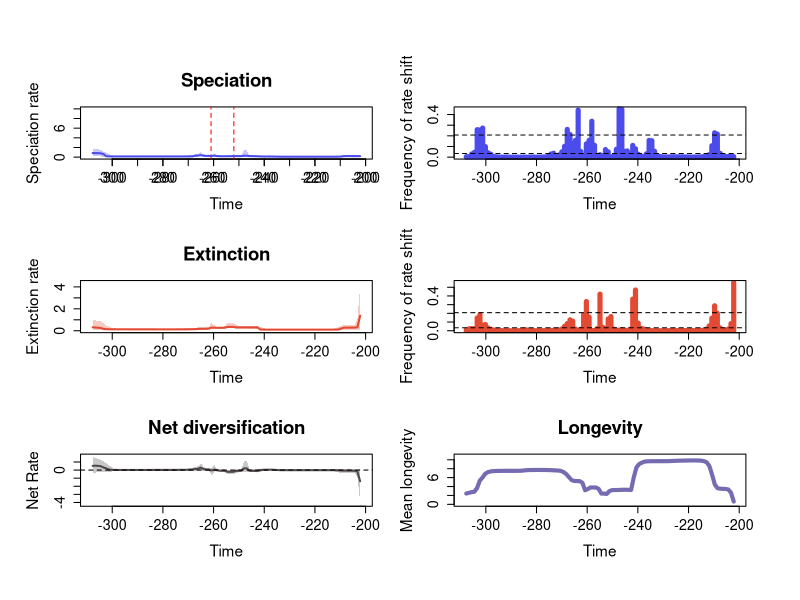

Source code (R):


pdf(file='C:/Users/SimoesLabAdmin/Documents/BDNN_Arielli/synapsida/mcmc_no_predictors/A_rjmcmc_sampled_every_20k/RTT_plots_final.pdf', width=11, height=11)
# Note: reducing the width of the pdf by any more will force the x axis tick labels back to every 20 ma from the custom 10 ma
par(mfrow=c(3,2), cex.main=1.7, cex.lab=1.4, cex.axis=1.3,
    oma=c(2, 2, 4, 2))     # outer margins for the entire figure
library(scales)

# Define custom tick positions at 10 MY intervals
x_ticks <- seq(-300, -200, by=10)
x_tick_labels <- abs(x_ticks)

# Calculate positions for the mass extinction events
perm_trias_extinction = -252 # End-Permian mass extinction (252 Ma)
guadalupian_extinction = -261 # Guadalupian extinction (261 Ma)

time=c(-202.15980177, -203.22606131000003,-204.29232085,-205.35858039,-206.42483993000002,-207.49109947,-208.55735901000003,-209.62361855,-210.68987809000004,-211.75613763,-212.82239717,-213.88865671000002,-214.95491625,-216.02117579000003,-217.08743533,-218.15369487000004,-219.21995441,-220.28621395,-221.35247349000002,-222.41873303,-223.48499257000003,-224.55125211,-225.61751165000004,-226.68377119000002,-227.75003073,-228.81629027000002,-229.88254981,-230.94880935000003,-232.01506889,-233.08132842999999,-234.14758797000002,-235.21384751,-236.28010705000003,-237.34636659,-238.41262613000004,-239.47888567,-240.54514521,-241.61140475000002,-242.67766429,-243.74392383000003,-244.81018337,-245.87644291000004,-246.94270245,-248.00896199,-249.07522153000002,-250.14148107,-251.20774061000003,-252.27400015,-253.34025969000004,-254.40651923000001,-255.47277877,-256.53903831,-257.60529785,-258.67155739000003,-259.73781693,-260.80407647,-261.87033601,-262.93659555,-264.00285509,-265.06911463,-266.13537417000003,-267.20163371,-268.26789325,-269.33415279,-270.40041233,-271.46667186999997,-272.53293141,-273.59919095000004,-274.66545049,-275.73171003,-276.79796957,-277.86422911,-278.93048865,-279.99674819,-281.06300773000004,-282.12926727,-283.19552681,-284.26178635,-285.32804589,-286.39430543,-287.46056497,-288.52682451000004,-289.59308405,-290.65934359,-291.72560313,-292.79186267,-293.85812221,-294.92438175,-295.99064129000004,-297.05690083,-298.12316037,-299.18941991,-300.25567945,-301.32193899,-302.38819853,-303.45445807000004,-304.52071761,-305.58697715,-306.65323669,-307.71949623)
rate=c(0.20796762396500365, 0.20766679887449715,0.2101375871435917,0.21168803596742553,0.21269096279219235,0.21291474661665094,0.20399091962747742,0.12720317707832302,0.10503837650011404,0.09614447495496997,0.09422744868470204,0.09349567082960046,0.09316486958631787,0.09306171312342326,0.09301855634436387,0.09302418504960407,0.09303579409332255,0.09310245859941212,0.09322079460437313,0.09334461299643511,0.09354517851520205,0.0937424425579432,0.09399949581688385,0.0942799725999955,0.09457986988302908,0.09468569412911594,0.09478753397964187,0.09492540662417218,0.09531807569716022,0.09627359218398832,0.0991834231437475,0.10881895386263982,0.12457085230026213,0.1318645416343191,0.13295252555384324,0.13419385239014517,0.13692181375014043,0.1474432789049239,0.18985373143042378,0.19727928033232195,0.21058068485197756,0.2180082777927044,0.29147321710454255,0.2840505279321833,0.21623547030728502,0.21393166813862474,0.21358640978582083,0.2130678696151146,0.19895663096800442,0.19546515839393303,0.19101985208488081,0.1910780673734374,0.1951455894640577,0.2314257665351939,0.30190837884510596,0.26166190068229717,0.25606025346090355,0.2576201427290292,0.31480191979880934,0.3945635621902289,0.3353905547504395,0.31095728218147667,0.17590414072106741,0.1561455079970681,0.15191609340567364,0.1497289733291343,0.1492019151574226,0.14861891109265207,0.14698958588187916,0.1462932303128907,0.14613021761610834,0.14605603972028536,0.14602511201461504,0.1460168566523532,0.14602200442190397,0.14606642307521955,0.14610279941441673,0.1461163214780764,0.1461102754401429,0.14611082508320772,0.14611012039760268,0.14610967820378198,0.14610587806697034,0.14609635375624305,0.1460887684352624,0.14607374875777862,0.1460767767856696,0.14608934514532085,0.14611979684064086,0.14623513315598108,0.14653363140348663,0.14772907767477256,0.14934598261620363,0.15527538097149884,0.1918185060469303,0.6269305568919246,0.7966103822203912,0.8243147170204428,0.8429759695678014,0.8438357429413552)
minHPD=c(0.0768943748744174, 0.07759585291109931,0.07835882624604115,0.07905088387474705,0.07851966021047276,0.07905088387474705,0.07289422283988767,0.048194609730144576,0.039765300181599156,0.03845828469233687,0.042972415586223875,0.044798501892353564,0.04411802272479986,0.044665025581000196,0.04482805220885506,0.04515927009818011,0.0453330247440287,0.04483341814206473,0.04494190654018587,0.04569018382700499,0.04572629837914798,0.0455320193906466,0.04553666781656226,0.044936772503708956,0.044807159323282435,0.0455320193906466,0.04514545711772151,0.04484607789105739,0.04516077052275215,0.04492099533044749,0.04185372916623322,0.047995366444023725,0.06934587340852706,0.07633840809055153,0.07828766516451989,0.078942017690489,0.07893464227840243,0.07998447882917319,0.07894668028705397,0.0823954103680885,0.08921458473105816,0.08694143277627796,0.09652051440582843,0.12864142029923623,0.1207791617933448,0.121735188225771,0.1207791617933448,0.12119451829810914,0.11185066050513932,0.1134267850332581,0.10646464895740482,0.10614555127151859,0.10077728944311788,0.13717255421979418,0.17112614122512343,0.11101455615033948,0.11131171297842146,0.1110357778242096,0.09979938590698119,0.20848061814815885,0.12390033646884258,0.11598557724369375,0.10367159804679568,0.10389314946744818,0.10175165734803149,0.09732700949087068,0.09616608309865594,0.08902081654153314,0.0994553118176836,0.10261880024986388,0.10251443230185399,0.10133961684066378,0.10175165734803149,0.10184901708773189,0.10204663389848598,0.102250008493835,0.10245984248590964,0.10252231205722617,0.10253927801407205,0.10251443230185399,0.10251443230185399,0.10246180144182915,0.10242129460027306,0.10233435085176491,0.10223152885773121,0.10209840634284183,0.1018162937612192,0.10155929481761443,0.10240940890170434,0.10175165734803149,0.10133961684066378,0.09563065402259772,0.08936525115135471,0.09117665824663747,0.09992597846904823,0.10528664406738539,0.12822070175942932,0.3292412171621953,0.3394789633107799,0.3422578161279379)
maxHPD=c(0.3794781254648623, 0.37688966022350573,0.3753595732193221,0.37685157984000295,0.37941859589109045,0.38429020353291304,0.3866462360139265,0.34373450985548754,0.2699347795828436,0.15722228971581734,0.14656708420259604,0.14471169710626947,0.14231541772341838,0.14232003257329645,0.14202814984960746,0.14209620427361466,0.14209414232256085,0.14135207211460424,0.1413236079239283,0.1420268075688765,0.14209620427361466,0.1420320976275001,0.14229352635982637,0.14209620427361466,0.14232558078869326,0.14330452969935673,0.14328852926286736,0.1433998249992334,0.14470838249283638,0.14771113392238153,0.1602531774136245,0.2259382717319704,0.25198571073105586,0.25204872986654053,0.25368055134618944,0.2544117029356372,0.2551746381829326,0.2628861321918233,0.3236361075900059,0.333464348056029,0.3666545124733737,0.4107930956925239,1.4037704429443751,1.3741326872328534,0.36643224218692744,0.3505787688833488,0.34814382825986484,0.3476785902313394,0.27939416083812146,0.2733100544158744,0.2711095791260178,0.2715207340711895,0.2806030851752576,0.36804793375576234,0.7967249996308864,0.4041349013964623,0.3962109745265074,0.3968641080819756,0.5977799640358299,1.018932953197029,0.6272632024136904,0.544317075888178,0.398743212605749,0.3446526964687403,0.3324107078189649,0.32083964739721477,0.3140679190694435,0.28526284990293843,0.20881677993598916,0.20148160927338268,0.19981788040402462,0.1980913200332915,0.19822523958335844,0.19821389464761777,0.19821389464761777,0.19821389464761777,0.19821389464761777,0.19821389464761777,0.19822523958335844,0.19821356983995364,0.1982445742341141,0.19821389464761777,0.19821389464761777,0.19821389464761777,0.19821389464761777,0.19827520720283504,0.19821356983995364,0.19821389464761777,0.19941204527990364,0.19982161000977583,0.20248277222513614,0.22041487521381647,0.4459590151606513,0.6801058617310471,0.9527086662209635,1.163876768555937,1.4593715893969958,1.7053078110211857,1.6985430638167298,1.7073269714118504)
remove_na = !is.na(rate)
time = time[remove_na]
plot(time,time,type = 'n', ylim = c(0, 10), xlim = c(-308.252626,-201.626672), ylab = 'Speciation rate', xlab = 'Time',main='Speciation' )

axis(1, at=x_ticks, labels=x_tick_labels, cex.axis=1.3) # Custom x-axis with 10MY interval ticks
# Add vertical lines for mass extinction events
abline(v=perm_trias_extinction, col="red", lty=2) 
abline(v=guadalupian_extinction, col="red", lty=2)

polygon(c(time, rev(time)), c(maxHPD[remove_na], rev(minHPD[remove_na])), col = alpha('#4c4cec',0.3), border = NA)
lines(time,rate[remove_na], col = '#4c4cec', lwd=2)
mids=c(-202.16518691919194, -203.24221675757576,-204.3192465959596,-205.39627643434343,-206.47330627272729,-207.5503361111111,-208.62736594949496,-209.7043957878788,-210.78142562626263,-211.85845546464648,-212.9354853030303,-214.01251514141416,-215.08954497979798,-216.16657481818183,-217.24360465656565,-218.3206344949495,-219.39766433333335,-220.47469417171718,-221.55172401010103,-222.62875384848485,-223.7057836868687,-224.78281352525252,-225.85984336363637,-226.9368732020202,-228.01390304040405,-229.0909328787879,-230.16796271717172,-231.24499255555557,-232.3220223939394,-233.39905223232324,-234.4760820707071,-235.55311190909092,-236.63014174747474,-237.7071715858586,-238.78420142424244,-239.86123126262626,-240.9382611010101,-242.01529093939394,-243.0923207777778,-244.16935061616164,-245.24638045454546,-246.32341029292928,-247.40044013131313,-248.47746996969698,-249.5544998080808,-250.63152964646466,-251.70855948484848,-252.78558932323233,-253.86261916161618,-254.939649,-256.0166788383838,-257.0937086767677,-258.1707385151515,-259.2477683535354,-260.3247981919192,-261.401828030303,-262.4788578686869,-263.5558877070707,-264.6329175454546,-265.7099473838384,-266.7869772222222,-267.86400706060607,-268.9410368989899,-270.0180667373737,-271.09509657575757,-272.1721264141414,-273.24915625252527,-274.3261860909091,-275.40321592929297,-276.48024576767676,-277.5572756060606,-278.63430544444446,-279.71133528282826,-280.7883651212121,-281.86539495959596,-282.9424247979798,-284.01945463636366,-285.0964844747475,-286.1735143131313,-287.25054415151516,-288.327573989899,-289.4046038282828,-290.48163366666665,-291.5586635050505,-292.63569334343435,-293.7127231818182,-294.78975302020206,-295.86678285858585,-296.9438126969697,-298.02084253535355,-299.09787237373735,-300.1749022121212,-301.25193205050505,-302.3289618888889,-303.40599172727275,-304.4830215656566,-305.5600514040404,-306.63708124242424,-307.7141110808081)
counts=c(0.004944444444444444, 0.0092,0.0064444444444444445,0.006044444444444444,0.009788888888888889,0.036066666666666664,0.21676666666666666,0.22844444444444445,0.10683333333333334,0.023144444444444443,0.011122222222222223,0.005833333333333334,0.0029666666666666665,0.002522222222222222,0.0020555555555555557,0.0015555555555555555,0.001888888888888889,0.0021777777777777776,0.002688888888888889,0.003511111111111111,0.0033666666666666667,0.0036666666666666666,0.003966666666666667,0.0035444444444444442,0.0023,0.0025,0.0027333333333333333,0.006866666666666667,0.01682222222222222,0.05508888888888889,0.15416666666666667,0.15747777777777777,0.030955555555555556,0.007388888888888889,0.010555555555555556,0.027344444444444446,0.07877777777777778,0.11027777777777778,0.028511111111111112,0.05846666666666667,0.05513333333333333,0.44908888888888887,0.4532777777777778,0.07386666666666666,0.009122222222222223,0.003933333333333333,0.0504,0.07113333333333334,0.0141,0.02298888888888889,0.008288888888888889,0.11153333333333333,0.3371777777777778,0.15767777777777778,0.12498888888888889,0.006944444444444444,0.05263333333333333,0.4416111111111111,0.15745555555555554,0.1302111111111111,0.21332222222222222,0.2604222222222222,0.1017,0.049555555555555554,0.020866666666666665,0.011566666666666666,0.03678888888888889,0.029344444444444444,0.006922222222222222,0.003022222222222222,0.0017555555555555556,0.0010888888888888888,0.0008888888888888889,0.0013,0.0017555555555555556,0.0009,0.0006555555555555556,0.0007111111111111111,0.0006222222222222223,0.0008777777777777778,0.0007333333333333333,0.0009,0.0008888888888888889,0.0010555555555555555,0.0011,0.001,0.001288888888888889,0.003077777777777778,0.006855555555555556,0.027366666666666668,0.040822222222222225,0.099,0.2729111111111111,0.2557333333333333,0.25804444444444447,0.0456,0.029988888888888888,0.005733333333333333,0.0044444444444444444)
plot(mids,counts,type = 'h', xlim = c(-308.252626,-201.626672), ylim=c(0,0.4532777777777778), ylab = 'Frequency of rate shift', xlab = 'Time',lwd=5,col='#4c4cec')
bf2 = 0.03425154723169152
bf6 = 0.20764631159148825
abline(h=bf2, lty=2)
abline(h=bf6, lty=2)

time=c(-202.15980177, -203.22606131000003,-204.29232085,-205.35858039,-206.42483993000002,-207.49109947,-208.55735901000003,-209.62361855,-210.68987809000004,-211.75613763,-212.82239717,-213.88865671000002,-214.95491625,-216.02117579000003,-217.08743533,-218.15369487000004,-219.21995441,-220.28621395,-221.35247349000002,-222.41873303,-223.48499257000003,-224.55125211,-225.61751165000004,-226.68377119000002,-227.75003073,-228.81629027000002,-229.88254981,-230.94880935000003,-232.01506889,-233.08132842999999,-234.14758797000002,-235.21384751,-236.28010705000003,-237.34636659,-238.41262613000004,-239.47888567,-240.54514521,-241.61140475000002,-242.67766429,-243.74392383000003,-244.81018337,-245.87644291000004,-246.94270245,-248.00896199,-249.07522153000002,-250.14148107,-251.20774061000003,-252.27400015,-253.34025969000004,-254.40651923000001,-255.47277877,-256.53903831,-257.60529785,-258.67155739000003,-259.73781693,-260.80407647,-261.87033601,-262.93659555,-264.00285509,-265.06911463,-266.13537417000003,-267.20163371,-268.26789325,-269.33415279,-270.40041233,-271.46667186999997,-272.53293141,-273.59919095000004,-274.66545049,-275.73171003,-276.79796957,-277.86422911,-278.93048865,-279.99674819,-281.06300773000004,-282.12926727,-283.19552681,-284.26178635,-285.32804589,-286.39430543,-287.46056497,-288.52682451000004,-289.59308405,-290.65934359,-291.72560313,-292.79186267,-293.85812221,-294.92438175,-295.99064129000004,-297.05690083,-298.12316037,-299.18941991,-300.25567945,-301.32193899,-302.38819853,-303.45445807000004,-304.52071761,-305.58697715,-306.65323669,-307.71949623)
rate=c(1.3666440167730343, 0.31376495817083805,0.2925677868489296,0.287478471450386,0.2862210070337915,0.2836099130768382,0.27547660210681213,0.20190635617322839,0.11245556240985816,0.10453970444279807,0.10222815117649639,0.1015247960284296,0.10125537896087597,0.10114691685286886,0.10111122132144792,0.10110598646116402,0.10113916870225911,0.10117250728095076,0.10123726550392864,0.10128960280091265,0.101358795632642,0.10144750458247816,0.10159815138914363,0.10177273564665804,0.10190479790650894,0.10192726518873972,0.10193089731103878,0.1019223622891463,0.1019272973438134,0.10193130808446357,0.10193481606391921,0.1019534260548558,0.10198581517322039,0.10207092723482862,0.10249258001622347,0.10306668051534673,0.10444559133040965,0.11430555939094128,0.30622014114357254,0.3057051293362182,0.3053262881169408,0.3054566654123859,0.3063331444311439,0.3076006767936023,0.3078215451494205,0.3083561825241705,0.3151942295508726,0.3515455842966989,0.34793102675511056,0.34717041234135554,0.29040953921959634,0.2707584459780589,0.2690906058659128,0.26888367215422326,0.2809268221804285,0.28261670937316813,0.20421145927468826,0.17699950498381256,0.1753395766532515,0.17413796426515107,0.1630479965363492,0.14759407183316559,0.13811715826340581,0.1328584065648523,0.12998059521010788,0.12914577844235364,0.12881221810801655,0.12856402637891917,0.12825475236818162,0.12807771353840552,0.12797041561480255,0.1278866366008437,0.1278749333479151,0.12787727467096058,0.12791774126763833,0.12805532068605435,0.12825475236818162,0.12864423519811075,0.12938849185615647,0.12981090317356545,0.12997017790930945,0.129996576110952,0.13001246225147917,0.13001004703321206,0.13002174541626105,0.13006084222975345,0.13009900995206167,0.13017805247630732,0.13032684877137363,0.13060170801158205,0.13109488690091517,0.1322577587165825,0.13446020254100768,0.13968787858331613,0.14501582388466194,0.17034822905982056,0.2505660348390565,0.2746149495623695,0.2977590787755317,0.31648715370654756)
minHPD=c(0.08348190308680896, 0.07368241661031225,0.0844673055409662,0.08327000187176245,0.08435717385455181,0.08435717385455181,0.0823664992062907,0.07128241655358862,0.06333759320716403,0.05653815888738134,0.05753424662583165,0.06301447853364206,0.06518718786189116,0.06519531407714453,0.06515772973663224,0.06518718786189116,0.06516603168919358,0.06510110720956809,0.06513737114166247,0.06537263627711279,0.06734119586520412,0.06733007231278947,0.06774509795910805,0.06775386137193883,0.06772528748593573,0.06781091375094567,0.06775386137193883,0.06772528748593573,0.06780421195462585,0.0677549651107355,0.06772528748593573,0.06772528748593573,0.06775386137193883,0.06715112784305398,0.06335379442813509,0.056827993782073476,0.06247040054729427,0.06518718786189116,0.17379380010964263,0.19587329107423804,0.19574548850587145,0.1969417492277334,0.1963426761343241,0.20038395319566288,0.20032746752998773,0.19632928673510633,0.18918864736120888,0.24965700436920876,0.24957857744870487,0.24965700436920876,0.16126463747187753,0.16736617547785937,0.1674306327621449,0.16737600221568985,0.1324248678632417,0.11764011944485381,0.11081770609084718,0.1087129745214534,0.1087129745214534,0.10867900520870648,0.1040291301518661,0.08625140261938312,0.07695725992406921,0.07559940189269528,0.07374780061787484,0.07563919690930712,0.07550632331098898,0.07616735136221806,0.0758013124756407,0.0758013124756407,0.0758013124756407,0.075497377728141,0.0758013124756407,0.0758013124756407,0.07615756395106608,0.0758013124756407,0.07644181766085287,0.07733093566473771,0.07817600997339538,0.07845642931333982,0.07845642931333982,0.07845921525849751,0.07840515356116852,0.0783931559672493,0.07828189541803066,0.0787623169685589,0.07850294709956412,0.07852123943815092,0.07848539144050923,0.07849388006026446,0.07828165956114867,0.07614856198168524,0.06805678901047306,0.07183867760227988,0.0736305007680343,0.07674831600144431,0.08742231109698581,0.0881285466630207,0.08742231109698581,0.08648396848453296)
maxHPD=c(4.006078696745388, 1.070287033094507,0.5468734958945284,0.5217462567650728,0.5188171664863217,0.5151756212954623,0.5063648191701448,0.4628783552752922,0.35848134381864527,0.2554923375190755,0.1556060965330382,0.1444070607999364,0.14268765506746675,0.14116324944318434,0.14038611745888996,0.13987723945919364,0.13927425497430432,0.13890861788771322,0.13847568438238236,0.13831739123434325,0.13987462844300874,0.139483221464613,0.13950847862416768,0.139314460700887,0.13931246078070517,0.1394519972274317,0.13946975034631431,0.13950610782218492,0.13974225966512333,0.13986761342481555,0.140027791428347,0.1404227366717536,0.14119848727741793,0.14248126962477498,0.14745818394798837,0.18066666438760576,0.27508400003509853,0.3382642957585694,0.45712774842507997,0.4412217933899372,0.4374695793357429,0.4370199604603846,0.43250113824153896,0.4389819224270483,0.44126339230400946,0.44540157791131724,0.5653813240445955,0.739131670642162,0.7099585752192836,0.7099585752192836,0.41830867669301697,0.35697031359972575,0.3559408815201169,0.3559408815201169,0.49578675608213535,0.7529206445306491,0.31772967936975105,0.3044414414550101,0.30404703584203213,0.30439174564394655,0.3024913140504804,0.2874274217342404,0.24552796232239824,0.22533334620666615,0.208213003364816,0.20570642790937532,0.2040212652055531,0.20335459990111307,0.20120691314913178,0.2003918823321254,0.1995731502008717,0.19874287008872213,0.19874287008872213,0.1985582344464715,0.1986959560511362,0.19779863089468452,0.19783951204615635,0.19783528058858246,0.19781316566315735,0.19785520796007153,0.19785520796007153,0.19785520796007153,0.19781316566315735,0.19783528058858246,0.19778808446829232,0.19835326032037082,0.19824963737544704,0.1986348951352021,0.1993225677431661,0.20080303524710236,0.20377938886473426,0.21116999948835075,0.2491395796924543,0.38390339119681904,0.46510380574171506,0.6902296316620936,0.8612469701781429,0.8821524013776972,0.9401402207208718,1.0093068886929968)
remove_na = !is.na(rate)
time = time[remove_na]
plot(time,time,type = 'n', ylim = c(0, 4.4066865664199275), xlim = c(-308.252626,-201.626672), ylab = 'Extinction rate', xlab = 'Time',main='Extinction' )
polygon(c(time, rev(time)), c(maxHPD[remove_na], rev(minHPD[remove_na])), col = alpha('#e34a33',0.3), border = NA)
lines(time,rate[remove_na], col = '#e34a33', lwd=2)
mids=c(-202.16518691919194, -203.24221675757576,-204.3192465959596,-205.39627643434343,-206.47330627272729,-207.5503361111111,-208.62736594949496,-209.7043957878788,-210.78142562626263,-211.85845546464648,-212.9354853030303,-214.01251514141416,-215.08954497979798,-216.16657481818183,-217.24360465656565,-218.3206344949495,-219.39766433333335,-220.47469417171718,-221.55172401010103,-222.62875384848485,-223.7057836868687,-224.78281352525252,-225.85984336363637,-226.9368732020202,-228.01390304040405,-229.0909328787879,-230.16796271717172,-231.24499255555557,-232.3220223939394,-233.39905223232324,-234.4760820707071,-235.55311190909092,-236.63014174747474,-237.7071715858586,-238.78420142424244,-239.86123126262626,-240.9382611010101,-242.01529093939394,-243.0923207777778,-244.16935061616164,-245.24638045454546,-246.32341029292928,-247.40044013131313,-248.47746996969698,-249.5544998080808,-250.63152964646466,-251.70855948484848,-252.78558932323233,-253.86261916161618,-254.939649,-256.0166788383838,-257.0937086767677,-258.1707385151515,-259.2477683535354,-260.3247981919192,-261.401828030303,-262.4788578686869,-263.5558877070707,-264.6329175454546,-265.7099473838384,-266.7869772222222,-267.86400706060607,-268.9410368989899,-270.0180667373737,-271.09509657575757,-272.1721264141414,-273.24915625252527,-274.3261860909091,-275.40321592929297,-276.48024576767676,-277.5572756060606,-278.63430544444446,-279.71133528282826,-280.7883651212121,-281.86539495959596,-282.9424247979798,-284.01945463636366,-285.0964844747475,-286.1735143131313,-287.25054415151516,-288.327573989899,-289.4046038282828,-290.48163366666665,-291.5586635050505,-292.63569334343435,-293.7127231818182,-294.78975302020206,-295.86678285858585,-296.9438126969697,-298.02084253535355,-299.09787237373735,-300.1749022121212,-301.25193205050505,-302.3289618888889,-303.40599172727275,-304.4830215656566,-305.5600514040404,-306.63708124242424,-307.7141110808081)
counts=c(0.5551666666666667, 0.08224444444444444,0.02031111111111111,0.0077555555555555555,0.012477777777777779,0.03297777777777778,0.2008111111111111,0.2869555555555556,0.14486666666666667,0.055877777777777776,0.018877777777777778,0.00848888888888889,0.004255555555555556,0.0026444444444444445,0.0022,0.002277777777777778,0.0019444444444444444,0.0026555555555555555,0.002511111111111111,0.002611111111111111,0.003111111111111111,0.0037444444444444443,0.004722222222222222,0.003266666666666667,0.0011888888888888889,0.001411111111111111,0.0013,0.0010777777777777778,0.0011,0.0012555555555555555,0.001888888888888889,0.0029555555555555555,0.008422222222222222,0.020344444444444443,0.02898888888888889,0.08734444444444445,0.4681888888888889,0.36341111111111113,0.017966666666666666,0.004166666666666667,0.0044555555555555555,0.0146,0.007633333333333333,0.0052,0.02022222222222222,0.16263333333333332,0.13541111111111112,0.027666666666666666,0.04103333333333333,0.42065555555555556,0.026155555555555557,0.004577777777777778,0.0037,0.15794444444444444,0.33576666666666666,0.18386666666666668,0.01731111111111111,0.004544444444444445,0.020022222222222223,0.11064444444444445,0.1252111111111111,0.08202222222222222,0.050777777777777776,0.020511111111111112,0.007288888888888889,0.004677777777777778,0.006511111111111111,0.0043,0.0028333333333333335,0.002511111111111111,0.0016666666666666668,0.0011333333333333334,0.0010222222222222223,0.0021777777777777776,0.0034222222222222223,0.005333333333333333,0.010822222222222223,0.006933333333333333,0.004011111111111111,0.0012555555555555555,0.001288888888888889,0.0011,0.0008333333333333334,0.0012444444444444445,0.0013444444444444445,0.0020777777777777778,0.002711111111111111,0.0047666666666666664,0.00871111111111111,0.017466666666666665,0.0319,0.07271111111111112,0.0645,0.18683333333333332,0.14757777777777778,0.0242,0.02431111111111111,0.02278888888888889,0.009622222222222223)
plot(mids,counts,type = 'h', xlim = c(-308.252626,-201.626672), ylim=c(0,0.5551666666666667), ylab = 'Frequency of rate shift', xlab = 'Time',lwd=5,col='#e34a33')
abline(h=bf2, lty=2)
abline(h=bf6, lty=2)
#Net Diversification Rate
time=c(-202.15980177, -203.22606131000003,-204.29232085,-205.35858039,-206.42483993000002,-207.49109947,-208.55735901000003,-209.62361855,-210.68987809000004,-211.75613763,-212.82239717,-213.88865671000002,-214.95491625,-216.02117579000003,-217.08743533,-218.15369487000004,-219.21995441,-220.28621395,-221.35247349000002,-222.41873303,-223.48499257000003,-224.55125211,-225.61751165000004,-226.68377119000002,-227.75003073,-228.81629027000002,-229.88254981,-230.94880935000003,-232.01506889,-233.08132842999999,-234.14758797000002,-235.21384751,-236.28010705000003,-237.34636659,-238.41262613000004,-239.47888567,-240.54514521,-241.61140475000002,-242.67766429,-243.74392383000003,-244.81018337,-245.87644291000004,-246.94270245,-248.00896199,-249.07522153000002,-250.14148107,-251.20774061000003,-252.27400015,-253.34025969000004,-254.40651923000001,-255.47277877,-256.53903831,-257.60529785,-258.67155739000003,-259.73781693,-260.80407647,-261.87033601,-262.93659555,-264.00285509,-265.06911463,-266.13537417000003,-267.20163371,-268.26789325,-269.33415279,-270.40041233,-271.46667186999997,-272.53293141,-273.59919095000004,-274.66545049,-275.73171003,-276.79796957,-277.86422911,-278.93048865,-279.99674819,-281.06300773000004,-282.12926727,-283.19552681,-284.26178635,-285.32804589,-286.39430543,-287.46056497,-288.52682451000004,-289.59308405,-290.65934359,-291.72560313,-292.79186267,-293.85812221,-294.92438175,-295.99064129000004,-297.05690083,-298.12316037,-299.18941991,-300.25567945,-301.32193899,-302.38819853,-303.45445807000004,-304.52071761,-305.58697715,-306.65323669,-307.71949623)
net_rate=c(-1.3841026206847982, -0.175007275670535,-0.08893654349015323,-0.07707111183114736,-0.07372991874326551,-0.06949569435015375,-0.06633463607320086,-0.05799604864585734,-0.03189235648416565,-0.01815475130997435,-0.011380076912029484,-0.00963713790142635,-0.009084131070100478,-0.008810784193182387,-0.008743636250210837,-0.008739806616745097,-0.008806198227629713,-0.0088057940342068,-0.008856248353280787,-0.008887456939021257,-0.00880133562748939,-0.008780647668996592,-0.008811692972661881,-0.008887280415095358,-0.008933025663448706,-0.00886746371819492,-0.008765807135562596,-0.008627108837064482,-0.008294289226850523,-0.007140995583084536,-0.002845688338323291,0.013636358616135835,0.039549486191369373,0.047506633954747114,0.045725446378228674,0.042877651142205896,0.03566650453395683,-0.0011750350027821934,-0.11982530775399379,-0.1113306201670681,-0.09534888091096079,-0.08029258561245525,0.21819864874293093,0.2106267789953727,-0.08691535269487254,-0.09360905147709835,-0.11653487076243038,-0.2091136680905972,-0.21597250849205246,-0.21874077697931432,-0.09844216174886378,-0.07483182376546106,-0.06955983370576256,-0.020167960326364306,0.05558826617252705,-0.044029440663107766,0.05766813001455612,0.07361682185057822,0.1361892100157564,0.3068371317943581,0.16651799442195464,0.13824369748924778,0.07629128917621333,0.04471921694653809,0.03761478347967758,0.03233608233686162,0.03072860543224983,0.02852566415716621,0.021813549900752564,0.01898507565031227,0.018674077492946726,0.018597492047194027,0.018531840609932893,0.01850171241897961,0.01847193549969543,0.018384672143543158,0.018206063538855028,0.017574681170135015,0.01631541222255319,0.015627018116230858,0.01539622498442263,0.015347013980915158,0.015316904222739137,0.015312282956046586,0.015270153536558953,0.015188673603850273,0.01510249464122247,0.01500050712495983,0.014819800012633465,0.014808838448519704,0.01528506733933526,0.02164949608159466,0.029918765495505276,0.06524016809335807,0.21193798967635885,0.3228191043374065,0.4788179042678398,0.5194564183749675,0.5421593731426718,0.5191313783532416)
net_minHPD=c(-3.846351343002033, -0.8948582763404195,-0.37729153448838826,-0.34241177357425845,-0.33851268240167987,-0.34047722766753596,-0.34376058749485544,-0.35882612618391524,-0.28948935338795895,-0.21157618712770415,-0.07577781393984806,-0.06386807249285606,-0.060819093852071515,-0.05976192827661862,-0.05935041528116039,-0.05856500764152125,-0.05856500764152125,-0.05856500764152125,-0.058603644831726115,-0.057949236697313646,-0.05793892432648764,-0.057949236697313646,-0.057400409434779406,-0.05751226909583267,-0.057755548202720774,-0.05750365168632886,-0.05843076483450296,-0.05830309214228248,-0.059713064954705616,-0.060393386569275925,-0.06661548887021373,-0.05833397252055253,-0.04464055200444356,-0.039381267066193756,-0.04409701925496816,-0.057863207764659405,-0.14709318008884073,-0.20872594845769876,-0.28016454515972966,-0.2682656680944005,-0.2670726736389648,-0.2801747397508289,-0.2647055854599746,-0.25225325586213754,-0.28923884934121924,-0.28919369511987547,-0.35971195667340927,-0.5264461269369023,-0.5342582876675657,-0.5408366970713918,-0.25178545602252467,-0.17642130900252,-0.17389423101421558,-0.1579786761541174,-0.18109738918037144,-0.6133408073341091,-0.09238781460126017,-0.07809398895838646,-0.08891151924243612,0.006766776699816235,-0.1549098094388809,-0.13191716505209072,-0.11802837297046095,-0.08508352418701459,-0.04966126777625049,-0.04478161297803221,-0.04883459379335214,-0.0519142405198641,-0.05757826140928865,-0.05297254752325048,-0.05297812422835255,-0.05203306046106343,-0.05086112907564766,-0.05052810663939464,-0.050096271058139824,-0.04940054673159722,-0.04884077120041569,-0.050754999293361774,-0.05233813842365684,-0.053444422898313595,-0.053444422898313595,-0.0535333387624328,-0.054233793015251275,-0.054233793015251275,-0.05417134432001908,-0.054233793015251275,-0.054753158125124324,-0.055842071080211136,-0.0571665914663492,-0.0583086891369381,-0.06858820414799599,-0.1362624490613927,-0.18582769298648702,-0.2729456474231142,-0.2581974300036557,-0.2935852010845892,-0.2551380111614622,-0.2613442280783197,-0.3152791771782365,-0.38404527757628704)
net_maxHPD=c(0.12629286087612518, 0.1777360999058173,0.14076985776299733,0.13635472850593428,0.13960013944031596,0.1436911301916031,0.15680189711102488,0.19222037071439568,0.14960271542316306,0.0826086191010599,0.06911099992836235,0.05017207798566817,0.046427244628539956,0.04487183241881487,0.043842402744142306,0.0437690841865816,0.04314078043502591,0.0426261099724454,0.04205445517945677,0.042360156764333884,0.042327259653677604,0.042261629481454774,0.04295890989395537,0.04314078043502591,0.04324689817468533,0.04379723107906219,0.04323246654786998,0.0437690841865816,0.04392408763140909,0.048322795079494746,0.066558550730059,0.13478332373460206,0.1626017161749093,0.16869429699103625,0.1736745841531699,0.18731214425414905,0.1792918926357036,0.1795762634095275,0.08297261200373984,0.07945780665601238,0.12445197780458808,0.1734002756776982,1.1108526261074352,1.0805860531450548,0.12565098943461192,0.11202352049920067,0.11103718693860012,-0.0007512483096840938,-0.017573090924428436,-0.014859049741531793,0.05135320592559897,0.040196215519724576,0.04782767198709112,0.1556683767316955,0.6546380203298958,0.20360546526154885,0.20082799483120795,0.2089298915470887,0.4280379920976882,0.8380779938903589,0.4647071360697364,0.4219337016751115,0.2867654302144662,0.2105281777252019,0.18278405302845924,0.15926888585775753,0.14665045593854206,0.1365781048259316,0.09878754713156924,0.08904107950470455,0.08564077814848658,0.08513304189463422,0.08561992893699567,0.08561992893699567,0.08561992893699567,0.08561992893699567,0.08522756203309496,0.08233539828400503,0.07948068422334796,0.0779683878719318,0.0779683878719318,0.0780222427751777,0.07738311084134127,0.07738545243552891,0.07754104614480363,0.0777647126432578,0.07778801371400675,0.0775582239573743,0.07775989734465605,0.08080329370394512,0.0819338824887061,0.10505060753299655,0.3716633542368349,0.5962885546453948,0.8798238401255989,1.0662293927482336,1.2809956175305357,1.3847631017633,1.5364450518952713,1.5748565217568344)
remove_na = !is.na(net_rate)
time = time[remove_na]
plot(time,time,type = 'n', ylim = c(-4.2309864773022365, 1.732342173932518), xlim = c(-308.252626,-201.626672), ylab = 'Net Rate', xlab = 'Time',lwd=2, main='Net diversification', col= '#504A4B' )
polygon(c(time, rev(time)), c(net_maxHPD[remove_na], rev(net_minHPD[remove_na])), col = alpha('#504A4B',0.3), border = NA)
lines(time,net_rate[remove_na], col = '#504A4B', lwd=2)
abline(h=0,lty=2)


time=c(-202.15980177, -203.22606131000003,-204.29232085,-205.35858039,-206.42483993000002,-207.49109947,-208.55735901000003,-209.62361855,-210.68987809000004,-211.75613763,-212.82239717,-213.88865671000002,-214.95491625,-216.02117579000003,-217.08743533,-218.15369487000004,-219.21995441,-220.28621395,-221.35247349000002,-222.41873303,-223.48499257000003,-224.55125211,-225.61751165000004,-226.68377119000002,-227.75003073,-228.81629027000002,-229.88254981,-230.94880935000003,-232.01506889,-233.08132842999999,-234.14758797000002,-235.21384751,-236.28010705000003,-237.34636659,-238.41262613000004,-239.47888567,-240.54514521,-241.61140475000002,-242.67766429,-243.74392383000003,-244.81018337,-245.87644291000004,-246.94270245,-248.00896199,-249.07522153000002,-250.14148107,-251.20774061000003,-252.27400015,-253.34025969000004,-254.40651923000001,-255.47277877,-256.53903831,-257.60529785,-258.67155739000003,-259.73781693,-260.80407647,-261.87033601,-262.93659555,-264.00285509,-265.06911463,-266.13537417000003,-267.20163371,-268.26789325,-269.33415279,-270.40041233,-271.46667186999997,-272.53293141,-273.59919095000004,-274.66545049,-275.73171003,-276.79796957,-277.86422911,-278.93048865,-279.99674819,-281.06300773000004,-282.12926727,-283.19552681,-284.26178635,-285.32804589,-286.39430543,-287.46056497,-288.52682451000004,-289.59308405,-290.65934359,-291.72560313,-292.79186267,-293.85812221,-294.92438175,-295.99064129000004,-297.05690083,-298.12316037,-299.18941991,-300.25567945,-301.32193899,-302.38819853,-303.45445807000004,-304.52071761,-305.58697715,-306.65323669,-307.71949623)
rate=c(0.6272781586248815, 2.6065612889933663,3.335217378394145,3.454747148929753,3.479054534375133,3.5173637655363588,3.6218209266404284,4.448496867945494,6.630589368667522,8.577022042716935,9.423369242176362,9.694669449221232,9.794998104204037,9.834791137111305,9.847463094906175,9.849746615480692,9.843422796306541,9.83783298169989,9.824717161155556,9.812076247818824,9.79761725481308,9.780444746075476,9.75590292094019,9.723467008213317,9.69367304940482,9.68933656265395,9.690509768842919,9.690608719511326,9.686839035664208,9.683591421955828,9.679943848610678,9.669781559532149,9.649823944348443,9.59134404116748,9.356985364891168,9.033905309798895,8.31620908423135,6.0563119105351255,3.225768253301946,3.2604558199019005,3.2722307627099774,3.2685346143749547,3.246763210810469,3.2158015765982952,3.210987543624644,3.1942154838718957,2.9801915353446575,2.339536671327356,2.4116664729530894,2.41808722781018,3.467111651314771,3.7756525917514736,3.790308691229949,3.792331493056265,3.4461502646215103,3.156351794600719,4.834198924249366,5.203926173775956,5.224169698467806,5.234125650981248,5.4436400766154955,6.1050773724133025,6.789448974810526,7.237402693865506,7.506810086235614,7.588461881900767,7.6190687823775,7.646050407877099,7.678428170684608,7.695273318720328,7.707405025367062,7.716528957787915,7.717895319550011,7.717422294725854,7.714904863190671,7.703773062563208,7.686460436696795,7.6478865231268065,7.575278645387853,7.535726580177024,7.522915748719148,7.520711466975296,7.519331882191233,7.520420438948655,7.519701128132232,7.517253155042794,7.513108491607492,7.504651569997917,7.488178694251278,7.4584873790550645,7.386854006848646,7.2203578680557,6.854539164208847,6.007837423279884,5.318503655398027,3.6686098736895114,2.8329564803936713,2.7431350256788183,2.5849459683137384,2.4285250045544986)
minHPD=c(0.6272781586248815, 2.6065612889933663,3.335217378394145,3.454747148929753,3.479054534375133,3.5173637655363588,3.6218209266404284,4.448496867945494,6.630589368667522,8.577022042716935,9.423369242176362,9.694669449221232,9.794998104204037,9.834791137111305,9.847463094906175,9.849746615480692,9.843422796306541,9.83783298169989,9.824717161155556,9.812076247818824,9.79761725481308,9.780444746075476,9.75590292094019,9.723467008213317,9.69367304940482,9.68933656265395,9.690509768842919,9.690608719511326,9.686839035664208,9.683591421955828,9.679943848610678,9.669781559532149,9.649823944348443,9.59134404116748,9.356985364891168,9.033905309798895,8.31620908423135,6.0563119105351255,3.225768253301946,3.2604558199019005,3.2722307627099774,3.2685346143749547,3.246763210810469,3.2158015765982952,3.210987543624644,3.1942154838718957,2.9801915353446575,2.339536671327356,2.4116664729530894,2.41808722781018,3.467111651314771,3.7756525917514736,3.790308691229949,3.792331493056265,3.4461502646215103,3.156351794600719,4.834198924249366,5.203926173775956,5.224169698467806,5.234125650981248,5.4436400766154955,6.1050773724133025,6.789448974810526,7.237402693865506,7.506810086235614,7.588461881900767,7.6190687823775,7.646050407877099,7.678428170684608,7.695273318720328,7.707405025367062,7.716528957787915,7.717895319550011,7.717422294725854,7.714904863190671,7.703773062563208,7.686460436696795,7.6478865231268065,7.575278645387853,7.535726580177024,7.522915748719148,7.520711466975296,7.519331882191233,7.520420438948655,7.519701128132232,7.517253155042794,7.513108491607492,7.504651569997917,7.488178694251278,7.4584873790550645,7.386854006848646,7.2203578680557,6.854539164208847,6.007837423279884,5.318503655398027,3.6686098736895114,2.8329564803936713,2.7431350256788183,2.5849459683137384,2.4285250045544986)
maxHPD=c(0.6272781586248815, 2.6065612889933663,3.335217378394145,3.454747148929753,3.479054534375133,3.5173637655363588,3.6218209266404284,4.448496867945494,6.630589368667522,8.577022042716935,9.423369242176362,9.694669449221232,9.794998104204037,9.834791137111305,9.847463094906175,9.849746615480692,9.843422796306541,9.83783298169989,9.824717161155556,9.812076247818824,9.79761725481308,9.780444746075476,9.75590292094019,9.723467008213317,9.69367304940482,9.68933656265395,9.690509768842919,9.690608719511326,9.686839035664208,9.683591421955828,9.679943848610678,9.669781559532149,9.649823944348443,9.59134404116748,9.356985364891168,9.033905309798895,8.31620908423135,6.0563119105351255,3.225768253301946,3.2604558199019005,3.2722307627099774,3.2685346143749547,3.246763210810469,3.2158015765982952,3.210987543624644,3.1942154838718957,2.9801915353446575,2.339536671327356,2.4116664729530894,2.41808722781018,3.467111651314771,3.7756525917514736,3.790308691229949,3.792331493056265,3.4461502646215103,3.156351794600719,4.834198924249366,5.203926173775956,5.224169698467806,5.234125650981248,5.4436400766154955,6.1050773724133025,6.789448974810526,7.237402693865506,7.506810086235614,7.588461881900767,7.6190687823775,7.646050407877099,7.678428170684608,7.695273318720328,7.707405025367062,7.716528957787915,7.717895319550011,7.717422294725854,7.714904863190671,7.703773062563208,7.686460436696795,7.6478865231268065,7.575278645387853,7.535726580177024,7.522915748719148,7.520711466975296,7.519331882191233,7.520420438948655,7.519701128132232,7.517253155042794,7.513108491607492,7.504651569997917,7.488178694251278,7.4584873790550645,7.386854006848646,7.2203578680557,6.854539164208847,6.007837423279884,5.318503655398027,3.6686098736895114,2.8329564803936713,2.7431350256788183,2.5849459683137384,2.4285250045544986)
remove_na = !is.na(rate)
time = time[remove_na]
plot(time,time,type = 'n', ylim = c(0, 10.834721277028763), xlim = c(-308.252626,-201.626672), ylab = 'Mean longevity', xlab = 'Time',main='Longevity' )
polygon(c(time, rev(time)), c(maxHPD[remove_na], rev(minHPD[remove_na])), col = alpha('#756bb1',0.3), border = NA)
lines(time,rate[remove_na], col = '#756bb1', lwd=4)

n <- dev.off()
